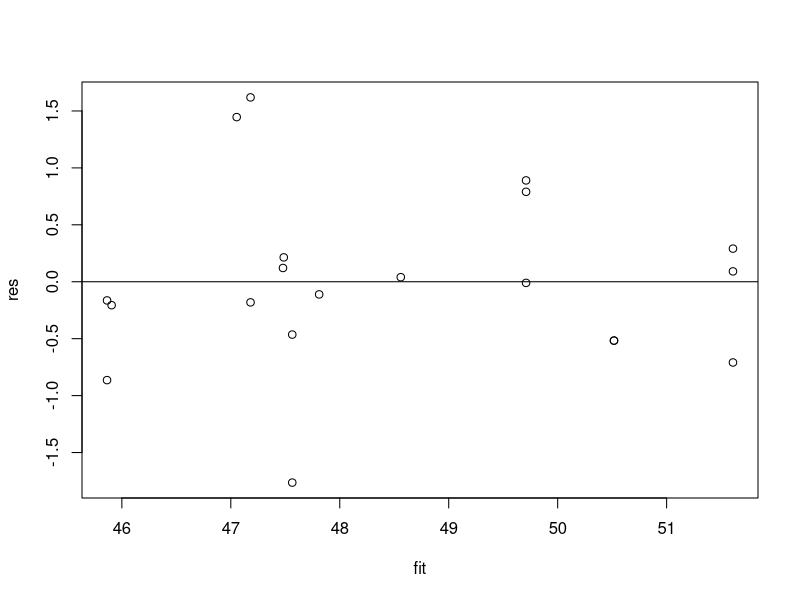
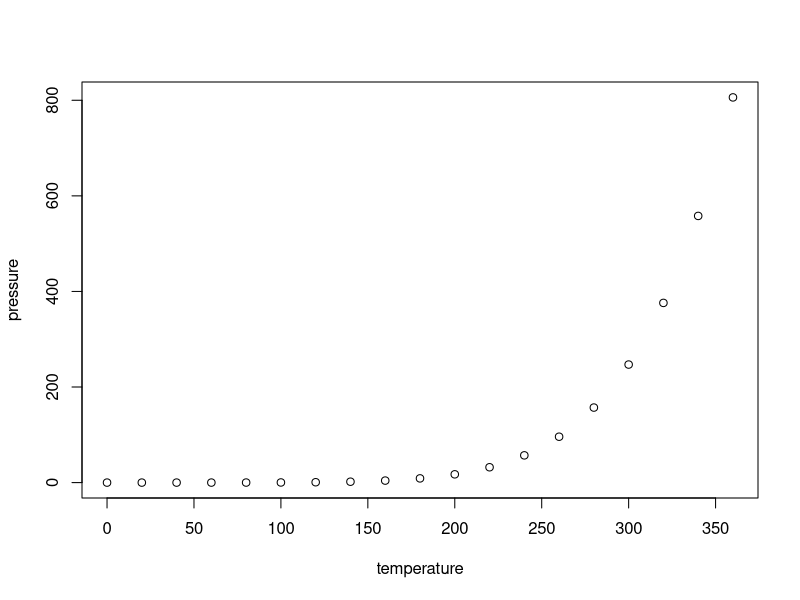

Generate these figures, in order, with R:
## ---- chunk 1
knitr::opts_chunk$set(echo = TRUE)
library(tidyverse)
## ---- chunk 2
    (p8.1.1a <- 26.641 + 3.3201 * 8.2 - 0.4249 * 10)
## ---- chunk 3
    (p8.1.1b <- 3.3201 * 10)
## ---- chunk 4
    (p8.1.1c <- 0.4249 * 5)
## ---- chunk 5
res<- c(-0.111, -0.709, 0.091, 0.291, -0.517, 0.790, -0.517, -0.010, 0.89,
        0.214, -0.464, -0.864, 0.121, -0.164, -0.181, -0.206, 1.619, -1.764,
        1.446, 0.04)
fit<- c(47.811, 51.609, 51.609, 51.609, 50.517, 49.710, 50.517, 49.710, 49.710,
        47.486, 47.564, 45.864, 47.479, 45.864, 47.181, 45.906, 47.181, 47.564,
        47.054, 48.560)
plot(fit, res)
abline(0,0)
## ---- chunk 6
(q8.1.5a <- 56.145 - 9.046 * 3 - 33.421 * 1.5 + 0.243 * 20 - 0.5963 * 3 * 1.5 - 0.0394 * 3 * 20 + 0.6022 * 1.5 * 20 + 0.6901 * (3^2) + 11.7244 * (1.5^2) - 0.0097 * (20^2))
## ---- chunk 7
(q8.1.5c <- (6777.5 - 209.55) / 6777.5)
## ---- chunk 8
(fStat <- ((6777.5 - 209.55) / 9) / (209.55 / 17))

# According to table for this F-statistic, p < 0.001 and thus we should reject
# the null hypothesis
## ---- chunk 9
(q8.1.7a <- -0.21947 + 0.779 * 2.113 - 0.10827 * 0 + 1.3536 * 1.4 - 0.0013431 * 730)
## ---- chunk 10
(q8.1.7b <- 1.3536 * 0.05)
## ---- chunk 11
(pH <- -1.7914 + 0.00026626 * 1500 + 9.8184 * 1.04 - 0.29982 * 17.5)
## ---- chunk 12
(q8.1.9b <- 9.8184 * 0.01)
## ---- chunk 13
plot(pressure)
